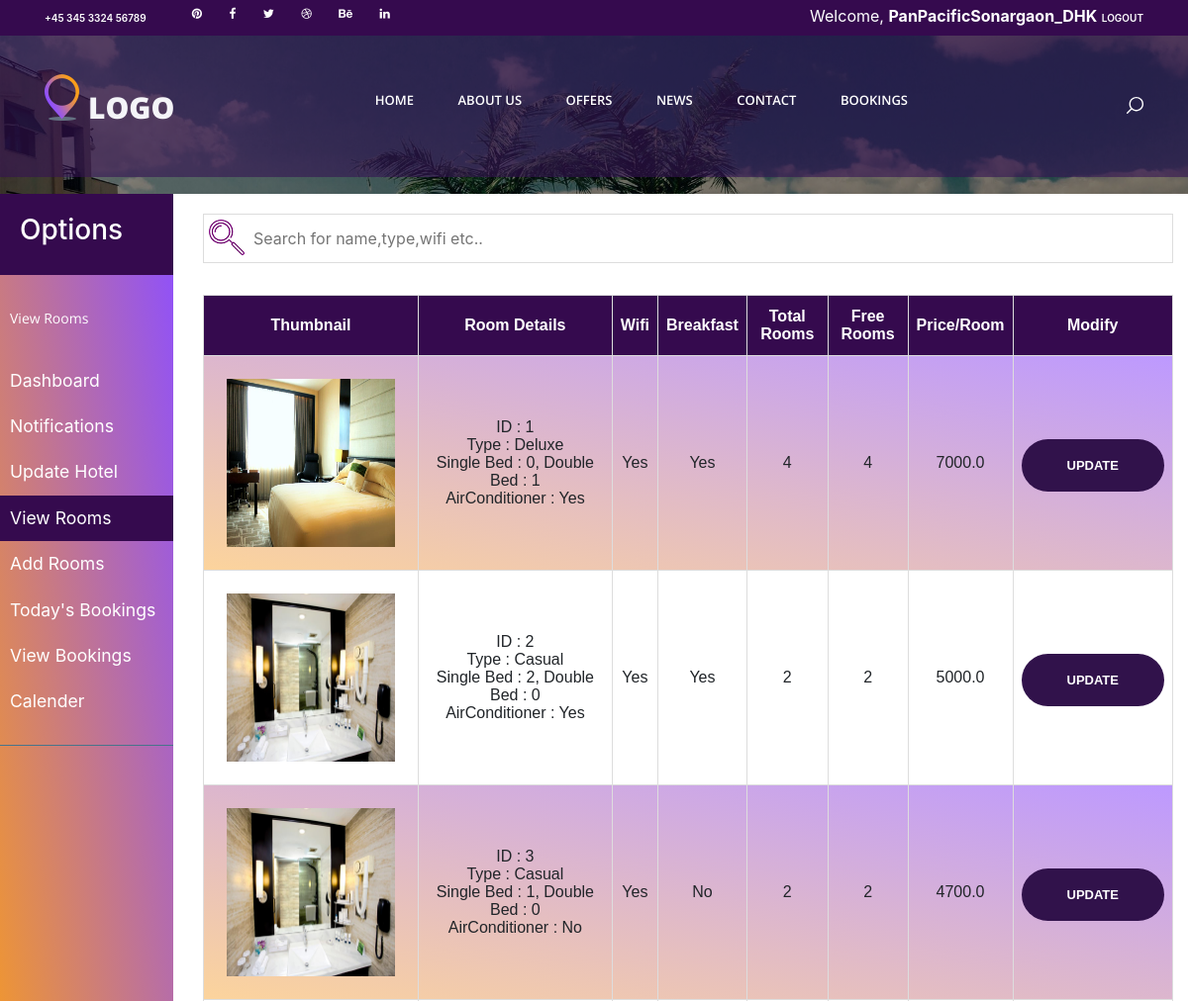
/adminHotelRooms (signed in, upper part), run on an earlier commit of the app's database.
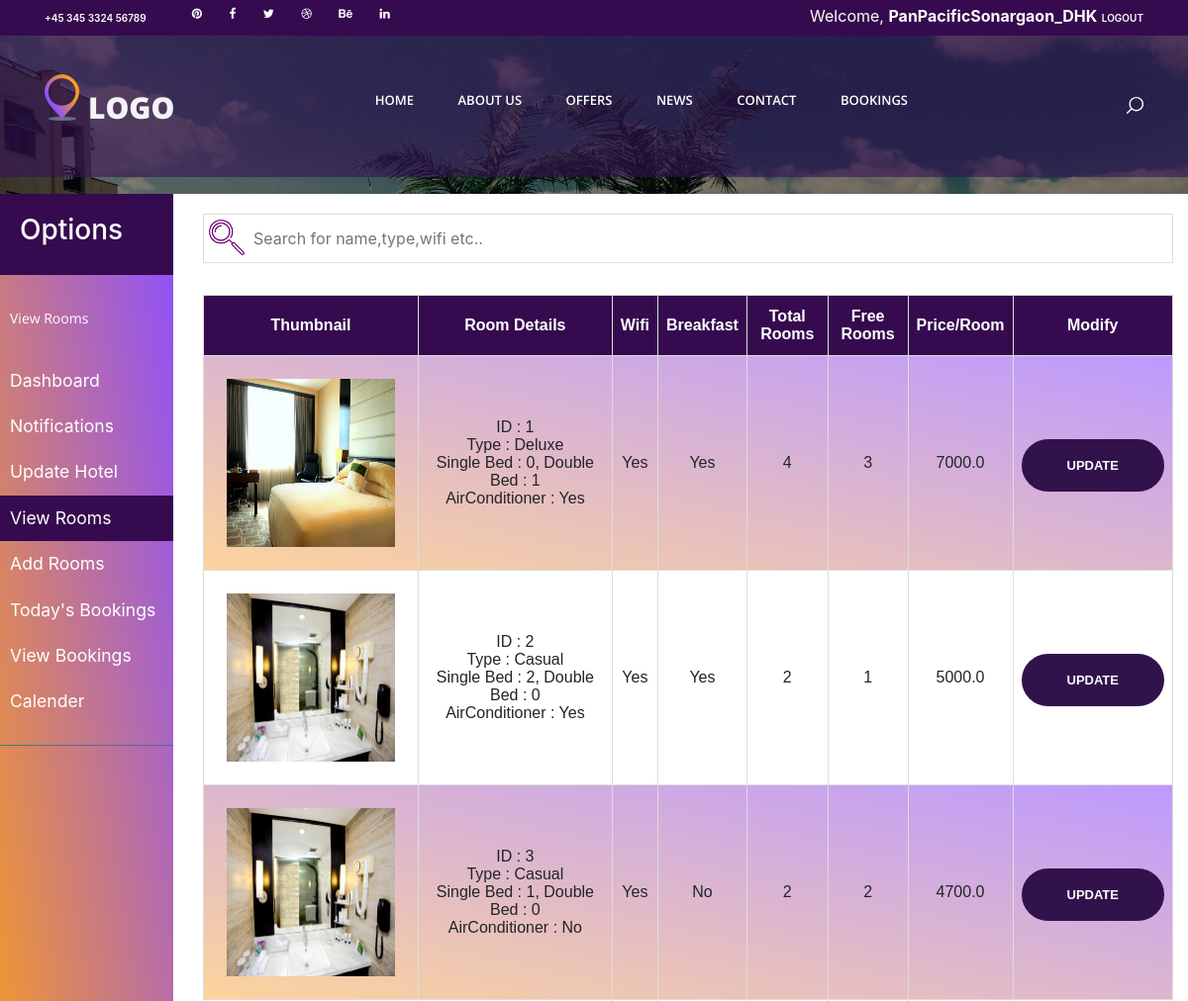
And on a later commit of the database.
### database/models.py (models this page shows, shortened)
class Hotel_Room(models.Model):
    Hotel = models.ForeignKey(Hotel, on_delete=models.CASCADE)
    Room = models.ForeignKey(Room, on_delete=models.CASCADE)
    Price = models.FloatField()
    Complimentary_Breakfast = models.BooleanField()
    Wifi = models.BooleanField()
    TotalRoomCount = models.IntegerField(default=2)
    FreeRoomCount = models.IntegerField(default=2)
    Cancellation_Policy = models.ForeignKey(Cancellation_Policy, on_delete=models.CASCADE, default=1)

class Room(models.Model):
    SingleBedCount = models.IntegerField()
    DoubleBedCount = models.IntegerField()
    RoomType = models.CharField(max_length=100)
    AirConditioner = models.BooleanField()

### adminpanel/views.py (the view)
# urls.py: path('adminHotelRooms', views.hoteladminrooms, name='hotelAdminRooms'),
def hoteladminrooms(request):
    rooms = Hotel_Room.objects.all().filter(Hotel=Hotel.objects.get(CompanyAdmin=request.user.id))
    count = BookingLog.objects.filter(Actor=1, notified=0, Admin_id=request.user.id).count()
    return render(request, "adminpanel/hotelAdminRooms.html", {'rooms': rooms, 'count': count})

### search/templatetags/room_images.py (called while the page is built)
@register.simple_tag
def room_images(userid, roomid):
    root = os.path.abspath(os.path.join(os.path.dirname(__file__), '../..'))
    userf = 'user_' + str(userid)
    roomf = 'room_' + str(roomid)
    root = os.path.join(root, 'HotelFlight/static/media/' + userf + '/' + roomf)
    imagelist = os.listdir(root)
    return imagelist

### HotelFlight/templates/adminpanel/hotelAdminRooms.html (shortened to what the changed rows need)
{% extends "search/base.html" %}
{% load static %}
{% load url_replace %}
{% load url_get %}
{% load widget_tweaks %}
{% load room_images %}
{% block css %}
    <link rel="stylesheet" type="text/css" href="{% static 'search/styles/bootstrap4/bootstrap.min.css' %}">
    <link href="{% static 'search/plugins/font-awesome-4.7.0/css/font-awesome.min.css' %}" rel="stylesheet"
          type="text/css">
    <link rel="stylesheet" type="text/css" href="{% static 'search/styles/search.css' %}">
    <link rel="stylesheet" type="text/css" href="{% static 'search/styles/single_listing_styles.css' %}">
    <link rel="stylesheet" type="text/css" href="{% static 'search/styles/responsive.css' %}">
    <link rel="stylesheet" type="text/css" href="{% static 'gijgo/js/gijgo.min.css' %}">
    <link rel="stylesheet" type="text/css" href="{% static 'adminpanel/sidebar.css' %}">
    <link rel="stylesheet" href="https://maxcdn.bootstrapcdn.com/bootstrap/4.0.0/css/bootstrap.min.css"
>
{% endblock css %}
{% block content %}
    <div class="offers">
        <div class="">
            <div class="row">
                <div class="col-lg-10" style="padding-right: 30px;margin-top: 20;">
                    <div class="rooms" style="margin-top: 20px;">
                        <table id="roomstable" width="100%" style="margin-bottom: 30">
                            <tr align="center">
                                <th width="20%">
                                    Thumbnail
                                </th>
                                <th width="20%" onclick="sortTable(1,false)">
                                    Room Details
                                </th>
                                <th onclick="sortTable(2,false)">
                                    Wifi
                                </th>
                                <th onclick="sortTable(3,false)">
                                    Breakfast
                                </th>
                                <th onclick="sortTable(4,true)">
                                    Total Rooms
                                </th>
                                <th onclick="sortTable(5,true)">
                                    Free Rooms
                                </th>
                                <th onclick="sortTable(6,true)">
                                    Price/Room
                                </th>
                                <th>
                                    Modify
                                </th>
                            </tr>
                            {% for room in rooms %}
                                <tr align="center">
                                    <td>
                                        {% room_images request.user.id room.Room.id as roomImages %}
                                        {% with request.user.id|stringformat:"i" as ID and room.Room.id|stringformat:"i" as rID %}
                                            {% for firstImage in roomImages %}
                                                {% if forloop.first %}
                                                    <img src="{% static 'media/user_'|add:ID|add:'/room_'|add:rID|add:'/'|add:firstImage %}"
                                                         alt="" width="200px" height="200px" style="padding: 15px;">
                                                {% endif %}
                                            {% endfor %}
                                        {% endwith %}
                                    </td>
                                    <td>
                                        ID : {{ room.Room.id }}
                                        <br>
                                        Type : {{ room.Room.RoomType }}
                                        <br>
                                        Single Bed : {{ room.Room.SingleBedCount }},
                                        Double Bed : {{ room.Room.DoubleBedCount }}
                                        <br>
                                        AirConditioner :    {% if room.Room.AirConditioner %}
                                        Yes
                                    {% else %}
                                        No
                                    {% endif %}
                                    </td>
                                    <td>
                                        {% if room.Wifi %}
                                            Yes
                                        {% else %}
                                            No
                                        {% endif %}
                                    </td>
                                    <td>
                                        {% if room.Complimentary_Breakfast %}
                                            Yes
                                        {% else %}
                                            No
                                        {% endif %}
                                    </td>
                                    <td>
                                        {{ room.TotalRoomCount }}
                                    </td>
                                    <td>
                                        {{ room.FreeRoomCount }}
                                    </td>
                                    <td>
                                        {{ room.Price }}
                                    </td>
                                    <td>
                                        <a href="{% url 'hotelAdminRoomSingle' %}?roomID={{ room.Room.id }}">
                                            <button class="button search_button" style="margin: 0;margin-bottom: 25;">
                                                Update
                                            </button>
                                        </a>
                                    </td>
                                </tr>
                            {% endfor %}
                        </table>
                    </div>
                </div>
            </div>
        </div>
    </div>
{% endblock content %}

What changed in the data, as far as the page shows it:
changed Hotel_Room "Deluxe": FreeRoomCount "4" → "3"
changed Hotel_Room (number 2 of 3 on the later page): FreeRoomCount "2" → "1"
